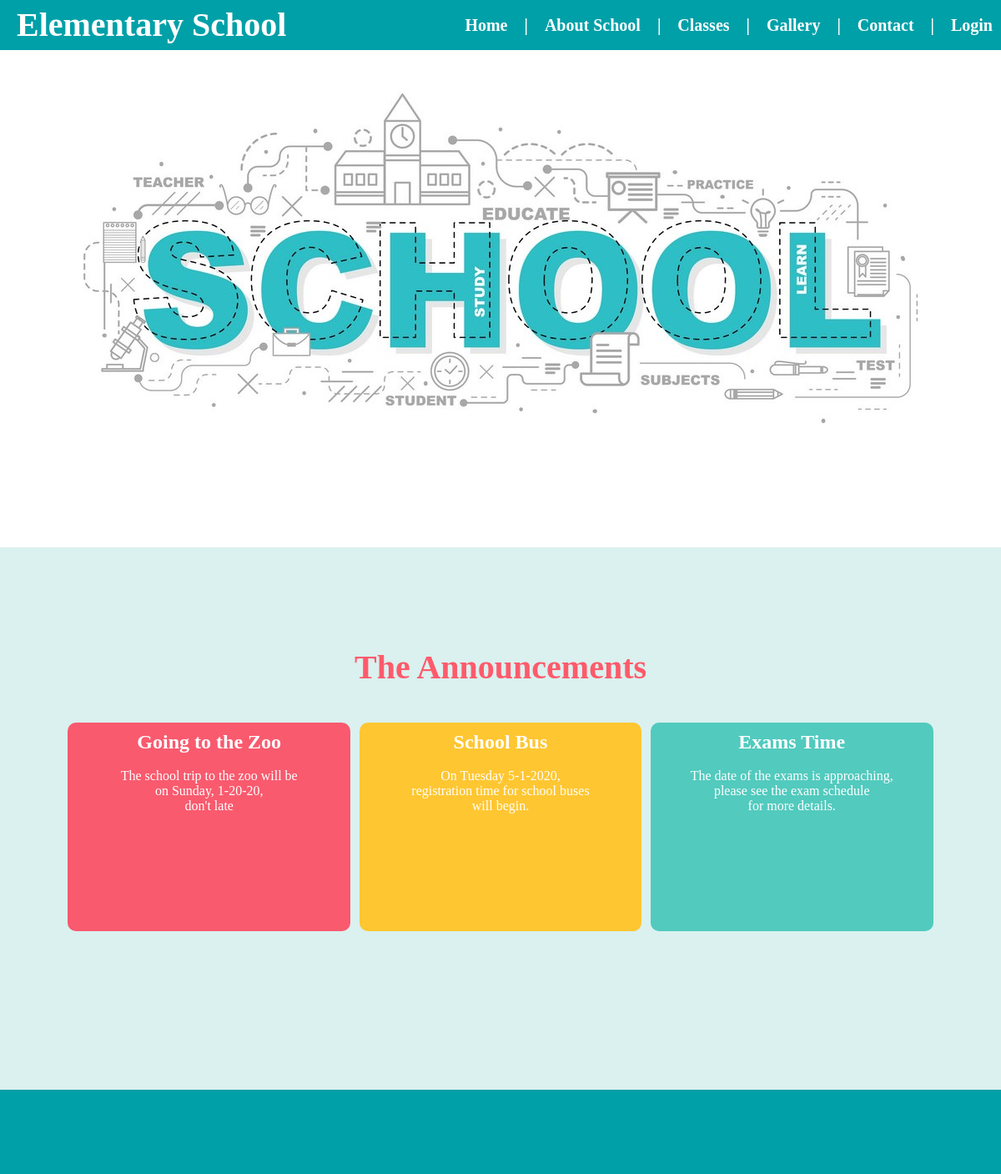
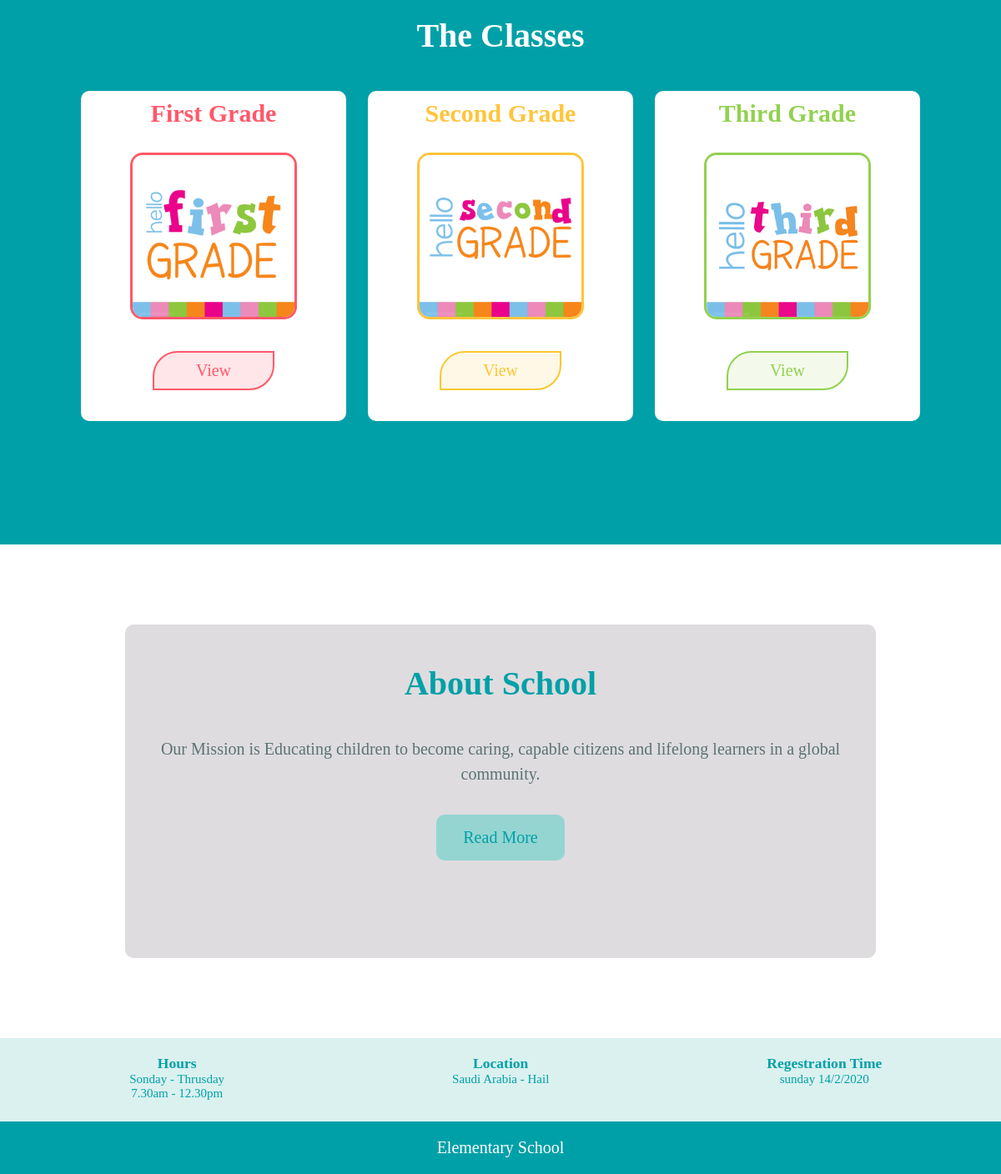
/school_project/Home_Page.php, run on the app's committed database (2 pictures, top to bottom).
### tables this page shows
CREATE TABLE `content_table` (
  `id_content` int(5) NOT NULL,
  `title` text NOT NULL,
  `information` text NOT NULL,
  `page` varchar(10) NOT NULL,
  `admin_id` varchar(5) NOT NULL
);

### school_project/Home_Page.php (the view, shortened to what this page needs)
<?php
    include "php_code/connection.php";
    $idA1 = 11;
    $query1 ="SELECT title, information FROM  content_table WHERE id_content ='{$idA1}'";
    $result1 = mysqli_query($con, $query1);
    $resultCheck1 = mysqli_num_rows($result1);
    $idA2 = 12;
    $query2 ="SELECT title, information FROM  content_table WHERE id_content ='{$idA2}'";
    $result2 = mysqli_query($con, $query2);
    $resultCheck2 = mysqli_num_rows($result2);
    $idA3 = 13;
    $query3 ="SELECT title, information FROM  content_table WHERE id_content ='{$idA3}'";
    $result3 = mysqli_query($con, $query3);
    $resultCheck3 = mysqli_num_rows($result3);
    $idA4 = 14;
    $query4 ="SELECT title, information FROM  content_table WHERE id_content ='{$idA4}'";
    $result4 = mysqli_query($con, $query4);
    $resultCheck4 = mysqli_num_rows($result4);
    $idA5 = 15;
    $query5 ="SELECT title, information FROM  content_table WHERE id_content ='{$idA5}'";
    $result5 = mysqli_query($con, $query5);
    $resultCheck5 = mysqli_num_rows($result5);
    $idA6 = 16;
    $query6 ="SELECT title, information FROM  content_table WHERE id_content ='{$idA6}'";
    $result6 = mysqli_query($con, $query6);
    $resultCheck6 = mysqli_num_rows($result6);
    $idA7 = 17;
    $query7 ="SELECT title, information FROM  content_table WHERE id_content ='{$idA7}'";
    $result7 = mysqli_query($con, $query7);
    $resultCheck7 = mysqli_num_rows($result7);
?>
<!DOCTYPE html>
<html>
    <head>
        <link rel="stylesheet" type="text/css" href="style/reset.css">
        <link rel="stylesheet" type="text/css" href="style/HomeStyle.css">
    </head>
    <body>
        <div id="container">
            <nav id="menu">
                <h1 id="logo"><b>Elementary School</b></h1>
                <ul class="menu-all"><b>
                    <li class="menu-item"><a href="login.php"> Login</a></li>
                    <li class="menu-item1">|</li>
                    <li class="menu-item"><a href="contact.php"> Contact</a></li>
                    <li class="menu-item1">|</li>
                    <li class="menu-item"><a href="gallery.php"> Gallery</a></li>
                    <li class="menu-item1">|</li>
                    <li class="menu-item"><a href="#"> Classes </a>
                    </li>
                    <li class="menu-item1">|</li>
                    <li class="menu-item"><a href="about.php"> About School</a></li>
                    <li class="menu-item1">|</li>
                    <li class="menu-item"><a href="Home_Page.php"> Home</a></li></b>
                </ul>
            </nav>
            <div id="hero">
            </div>
            <section class="ads">
                <h1>The Announcements</h1>
                <div class="aads">
                    <?php
                     if($resultCheck1>=1){
                        while ($row1 = mysqli_fetch_assoc($result1)){
                    ?>
                    <div class="ann" id="ann1">
                        <h2> <?php echo $row1['title']; ?> </h2>
                        <br>
                        <p> <?php echo $row1['information']; ?> </p>
                    </div>
                    <?php
                    } }
                    ?>
                    <?php
                     if($resultCheck2>=1){
                        while ($row2 = mysqli_fetch_assoc($result2)){
                    ?>
                    <div class="ann" id="ann2">
                        <h2><a> <?php echo $row2['title']; ?> </a></h2>
                        <br>
                        <p> <?php echo $row2['information']; ?> </p>
                    </div>
                    <?php
                    } }
                    ?>
                    <?php
                     if($resultCheck3>=1){
                        while ($row3 = mysqli_fetch_assoc($result3)){
                    ?>
                    <div class="ann" id="ann3">
                        <h2><a> <?php echo $row3['title']; ?> </a></h2>
                        <br>
                        <p> <?php echo $row3['information']; ?> </p>
                    </div>
                    <?php
                    } }
                    ?>
                </div>
            </section>
            <section id="classes">
                <h1> The Classes </h1>
                <div class="row">
                <div class="col-3" id="col1">
                    <header class="cla-header"><h2 style="color: #ff5869;"> First Grade </h2></header>
                    <img src="images/fg.png" class="PicClasses"><br>
                    <button class="bttn" id="btn1"><a href="class1.php">View</a></button>
                </div>
                <div class="col-3" id="col2">
                    <header class="cla-header"><h2 style="color: #ffc43a;"> Second Grade</h2></header>
                    <img src="images/sg.png" class="PicClasses"><br>
                    <button class="bttn" id="btn2"><a href="class2.php">View</a></button>
                </div>
                <div class="col-3" id="col3">
                    <header class="cla-header"><h2 style="color: #92d14f;"> Third Grade</h2></header>
                    <img src="images/tg.png" class="PicClasses"><br>
                    <button class="bttn" id="btn3"><a href="class3.php">View</a></button>
                </div>
                </div>
            </section>
            <section id="about">
                <?php
                     if($resultCheck4>=1){
                        while ($row4 = mysqli_fetch_assoc($result4)){
                ?>
                <h1> <br> About School <br> </h1>
                <div>
                     <p class="about"><br> <?php echo $row4['information']; ?> <br><br></p>
                </div>
                <button class="btn"><a href="about.php">Read More</a></button>
                <?php
                } }
                ?>
            </section>
            <section id="info">
                <div id="inf">
                    <?php
                     if($resultCheck5>=1){
                        while ($row5 = mysqli_fetch_assoc($result5)){
                    ?>
                    <div class="infoo">
                        <h3>Hours</h3>
                        <p> <?php echo $row5['information']; ?> </p>
                    </div>
                    <?php
                     } }
                    ?>
                    <?php
                     if($resultCheck6>=1){
                        while ($row6 = mysqli_fetch_assoc($result6)){
                    ?>
                    <div class="infoo">
                        <h3>Location</h3>
                        <p> <?php echo $row6['information']; ?> </p>
                    </div>
                    <?php
                     } }
                    ?>
                    <?php
                     if($resultCheck7>=1){
                        while ($row7 = mysqli_fetch_assoc($result7)){
                    ?>
                    <div class="infoo">
                        <h3>Regestration Time</h3>
                        <p> <?php echo $row7['information']; ?> </p>
                    </div>
                    <?php
                     } }
                    ?>
                </div>
            </section>
            <section id="wsfooter">
                <p> Elementary School </p>
            </section>
        </div>
    </body>
</html>

### school_project/style/HomeStyle.css (style rules this page uses)
#hero { height: 500px; width: 100% auto; background: url(../images/school.jpg) no-repeat center center ; margin-bottom: 50px; }
#about { background-color: #dedcdf ; height: 400px; width: 900px; text-align: center; margin: 0 auto; border-radius: 10px; margin-bottom: 8%;; margin-top: 8%; }
#about h1 { color:#00a0a8; }
#about p { color: #5d7273; }
.about { padding-top: 10px; line-height: 1.5; font-size: 20px; }
#classes { text-align: center; color: white; margin-bottom: 8%;; padding-top: 10%; padding-bottom: 12%; padding-left: 5%; padding-right: 5%; background-color: #00a0a8; }
.bttn { background-color: #ffe6e8; border: 2px solid #ff5869; color: #ff5869; padding: 10px 50px; text-align: center; text-decoration: none; display: inline-block; font-size: 20px; margin: 4px 2px; -webkit-transition-duration: 0.4s; transition-duration: 0.4s; cursor: pointer; border-top-left-radius: 30px; border-bottom-right-radius: 30px; }
.bttn a { color: #ff5869 }
#btn2 { background-color: #fff8e6; border: 2px solid #fac831; color: #fbc831; }
#btn2 a { color: #fec631; }
#btn3 { background-color: #f3faeb; border: 2px solid #92d14f; color: #92d14f; }
#btn3 a { color: #92d14f; }
.col-3 { width: 30%; height: 99%; float: left; margin-right: 2.5%; padding: 10px; border-radius: 10px; color: #5d7273; background-color: white; }
.col-3 img { margin: 10%; border-radius: 15px; width: 200px; max-width: 300px; height: 200px; }
.row { height: 400px; width: 98%; margin: 0 auto; margin-top: 4%; }
.cla-header { font-size: 20px; font-weight: bold; }
#col1 { margin-left: 2.5%; }
#col1 img { border: 3px solid #ff5869; }
#col2 img { border: 3px solid #ffc43a; }
#col3 img { border: 3px solid #92d14f; }
#info { background-color: #daf1ef; height: 100px; text-align: center; color:#00a0a8; width: 100%; margin: 0 auto; padding-bottom: 0px; padding-top: 5px; font-size: 15px; padding-left: 2%; }
.infoo { width: 32%; float: left; margin-right: 1%; padding: 15px; }
.ads { text-align: center; height: 650px; margin-top: 8%; padding-top: 10%; padding-left: 5%; padding-right: 5%; padding-bottom: 12%; color: #ff5a6b; background-color: #daf1ef; }
.aads { height: 300px; width: 98%; margin: 0 auto; margin-top: 4%; color: white; }
.ann { width: 32%; height: 250px; float: left; margin-right: 1%; padding: 10px; border-radius: 10px; color: white; background-color: white; }
#ann1 { margin-left: 1%; background-color:#f95a6e; }
#ann2 { background-color: #fec631; }
#ann3 { background-color: #52cabe; }

### data on the page
content_table: title "Going to the Zoo", information "The school trip to the zoo will be on Sunday, 1-20-20, don't late"
content_table: title "School Bus", information "On Tuesday 5-1-2020, registration time for school buses will begin."
content_table: title "Exams Time", information "The date of the exams is approaching, please see the exam schedule for more details."
content_table: information "Our Mission is Educating children to become caring, capable citizens and lifelong learners in a global community."
content_table: information "Sonday - Thrusday 7.30am - 12.30pm"
content_table: information "Saudi Arabia - Hail"
content_table: information "sunday 14/2/2020"
